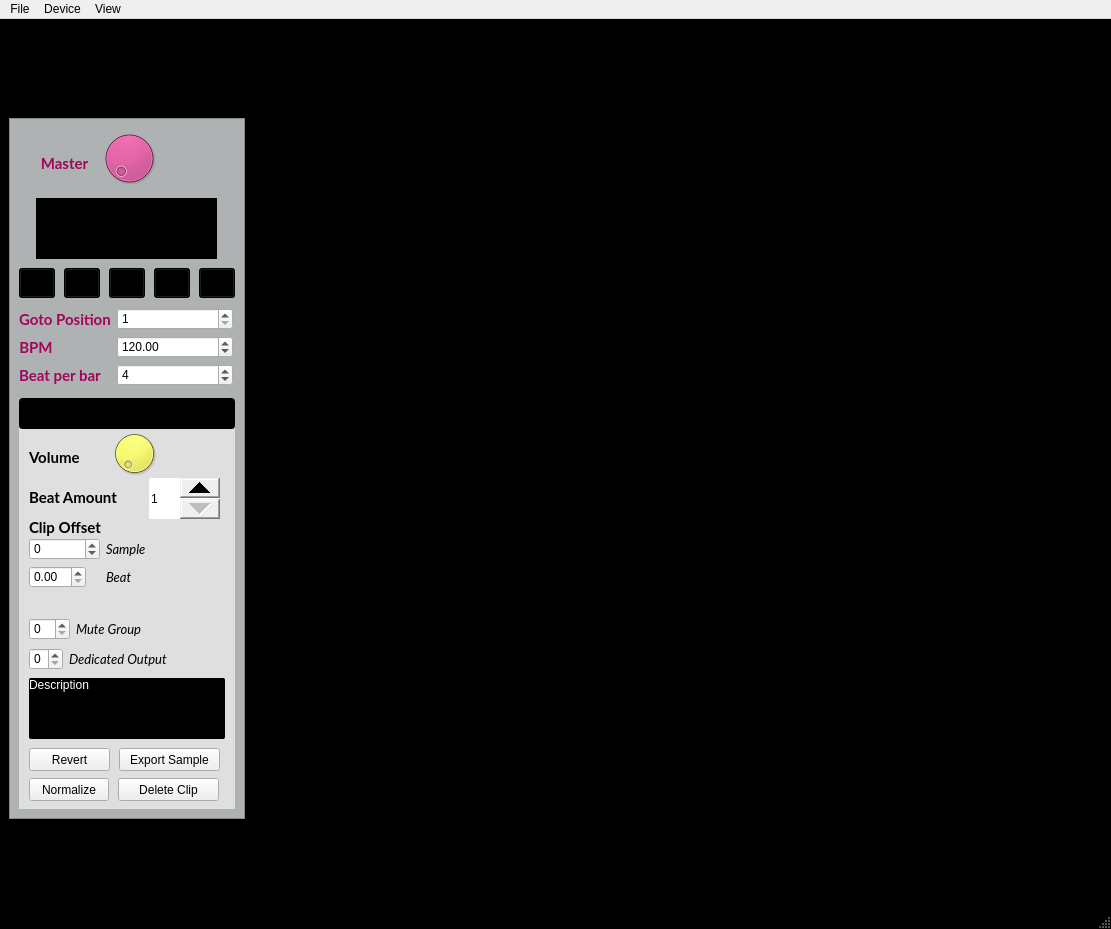
<?xml version="1.0" encoding="UTF-8"?>
<ui version="4.0">
 <class>MainWindow</class>
 <widget class="QMainWindow" name="MainWindow">
  <property name="geometry">
   <rect>
    <x>0</x>
    <y>0</y>
    <width>1111</width>
    <height>929</height>
   </rect>
  </property>
  <property name="windowTitle">
   <string>Super Boucle</string>
  </property>
  <property name="windowIcon">
   <iconset resource="gui.qrc">
    <normaloff>:/icons/icons/icon.png</normaloff>:/icons/icons/icon.png</iconset>
  </property>
  <property name="styleSheet">
   <string notr="true">QMainWindow {background-color: black;}</string>
  </property>
  <widget class="QWidget" name="centralwidget">
   <property name="styleSheet">
    <string notr="true">#centralwidget {background-color: Black;}</string>
   </property>
   <layout class="QHBoxLayout" name="horizontalLayout" stretch="0,9">
    <property name="spacing">
     <number>6</number>
    </property>
    <property name="sizeConstraint">
     <enum>QLayout::SetFixedSize</enum>
    </property>
    <item>
     <layout class="QVBoxLayout" name="verticalLayout" stretch="0,0">
      <property name="sizeConstraint">
       <enum>QLayout::SetMinimumSize</enum>
      </property>
      <item>
       <widget class="QFrame" name="frame_out">
        <property name="sizePolicy">
         <sizepolicy hsizetype="Minimum" vsizetype="Minimum">
          <horstretch>0</horstretch>
          <verstretch>0</verstretch>
         </sizepolicy>
        </property>
        <property name="minimumSize">
         <size>
          <width>236</width>
          <height>849</height>
         </size>
        </property>
        <property name="frameShape">
         <enum>QFrame::NoFrame</enum>
        </property>
        <property name="frameShadow">
         <enum>QFrame::Raised</enum>
        </property>
        <widget class="QLabel" name="label_7">
         <property name="geometry">
          <rect>
           <x>50</x>
           <y>0</y>
           <width>120</width>
           <height>85</height>
          </rect>
         </property>
         <property name="sizePolicy">
          <sizepolicy hsizetype="Fixed" vsizetype="Fixed">
           <horstretch>0</horstretch>
           <verstretch>0</verstretch>
          </sizepolicy>
         </property>
         <property name="text">
          <string notr="true"/>
         </property>
         <property name="pixmap">
          <pixmap resource="gui.qrc">:/icons/icons/logo.png</pixmap>
         </property>
         <property name="alignment">
          <set>Qt::AlignCenter</set>
         </property>
        </widget>
        <widget class="QFrame" name="frame_in">
         <property name="geometry">
          <rect>
           <x>0</x>
           <y>90</y>
           <width>236</width>
           <height>701</height>
          </rect>
         </property>
         <property name="styleSheet">
          <string notr="true">#frame_in {
background-color: rgb(175, 178, 178);}</string>
         </property>
         <property name="frameShape">
          <enum>QFrame::StyledPanel</enum>
         </property>
         <property name="frameShadow">
          <enum>QFrame::Raised</enum>
         </property>
         <widget class="QSuperDial" name="master_volume">
          <property name="geometry">
           <rect>
            <x>90</x>
            <y>10</y>
            <width>60</width>
            <height>60</height>
           </rect>
          </property>
          <property name="maximumSize">
           <size>
            <width>60</width>
            <height>60</height>
           </size>
          </property>
          <property name="styleSheet">
           <string notr="true">background-color: rgb(223, 27, 130);
color: black;</string>
          </property>
          <property name="maximum">
           <number>256</number>
          </property>
         </widget>
         <widget class="QLabel" name="label_6">
          <property name="geometry">
           <rect>
            <x>10</x>
            <y>30</y>
            <width>91</width>
            <height>30</height>
           </rect>
          </property>
          <property name="font">
           <font>
            <family>Lato</family>
            <pointsize>11</pointsize>
            <weight>75</weight>
            <bold>true</bold>
            <kerning>true</kerning>
           </font>
          </property>
          <property name="styleSheet">
           <string notr="true">color: rgb(160, 6, 89);</string>
          </property>
          <property name="text">
           <string>Master</string>
          </property>
          <property name="alignment">
           <set>Qt::AlignCenter</set>
          </property>
         </widget>
         <widget class="QFrame" name="frame_clip">
          <property name="geometry">
           <rect>
            <x>10</x>
            <y>280</y>
            <width>216</width>
            <height>411</height>
           </rect>
          </property>
          <property name="styleSheet">
           <string notr="true">#frame_clip {background-color: rgb(223, 223, 223);}</string>
          </property>
          <property name="frameShape">
           <enum>QFrame::NoFrame</enum>
          </property>
          <property name="frameShadow">
           <enum>QFrame::Raised</enum>
          </property>
          <widget class="QLineEdit" name="clip_name">
           <property name="geometry">
            <rect>
             <x>0</x>
             <y>0</y>
             <width>216</width>
             <height>31</height>
            </rect>
           </property>
           <property name="font">
            <font>
             <family>Lato</family>
             <pointsize>11</pointsize>
             <weight>75</weight>
             <bold>true</bold>
            </font>
           </property>
           <property name="styleSheet">
            <string notr="true">#clip_name {background-color: black; color: rgb(255, 253, 24);}</string>
           </property>
           <property name="alignment">
            <set>Qt::AlignCenter</set>
           </property>
          </widget>
          <widget class="QLabel" name="label_5">
           <property name="geometry">
            <rect>
             <x>10</x>
             <y>50</y>
             <width>71</width>
             <height>19</height>
            </rect>
           </property>
           <property name="font">
            <font>
             <family>Lato</family>
             <pointsize>11</pointsize>
             <weight>75</weight>
             <bold>true</bold>
            </font>
           </property>
           <property name="text">
            <string>Volume</string>
           </property>
           <property name="alignment">
            <set>Qt::AlignLeading|Qt::AlignLeft|Qt::AlignVCenter</set>
           </property>
          </widget>
          <widget class="QSuperDial" name="clip_volume">
           <property name="enabled">
            <bool>true</bool>
           </property>
           <property name="geometry">
            <rect>
             <x>90</x>
             <y>30</y>
             <width>51</width>
             <height>51</height>
            </rect>
           </property>
           <property name="styleSheet">
            <string notr="true">background-color: rgb(241, 248, 0);
color: black;</string>
           </property>
           <property name="maximum">
            <number>256</number>
           </property>
           <property name="singleStep">
            <number>1</number>
           </property>
          </widget>
          <widget class="QLabel" name="label_4">
           <property name="geometry">
            <rect>
             <x>10</x>
             <y>90</y>
             <width>111</width>
             <height>19</height>
            </rect>
           </property>
           <property name="font">
            <font>
             <family>Lato</family>
             <pointsize>11</pointsize>
             <weight>75</weight>
             <bold>true</bold>
            </font>
           </property>
           <property name="text">
            <string>Beat Amount</string>
           </property>
          </widget>
          <widget class="QSpinBox" name="beat_diviser">
           <property name="geometry">
            <rect>
             <x>130</x>
             <y>80</y>
             <width>71</width>
             <height>41</height>
            </rect>
           </property>
           <property name="styleSheet">
            <string notr="true">QSpinBox::up-button { width: 40px; }
QSpinBox::down-button { width: 40px; }
QSpinBox { border : 0px; border-radius: 2px}</string>
           </property>
           <property name="minimum">
            <number>1</number>
           </property>
          </widget>
          <widget class="QLabel" name="label_3">
           <property name="geometry">
            <rect>
             <x>10</x>
             <y>120</y>
             <width>101</width>
             <height>19</height>
            </rect>
           </property>
           <property name="font">
            <font>
             <family>Lato</family>
             <pointsize>11</pointsize>
             <weight>75</weight>
             <bold>true</bold>
            </font>
           </property>
           <property name="text">
            <string>Clip Offset</string>
           </property>
           <property name="alignment">
            <set>Qt::AlignLeading|Qt::AlignLeft|Qt::AlignVCenter</set>
           </property>
          </widget>
          <widget class="QLabel" name="clip_description">
           <property name="geometry">
            <rect>
             <x>10</x>
             <y>280</y>
             <width>196</width>
             <height>61</height>
            </rect>
           </property>
           <property name="styleSheet">
            <string notr="true">color: white;
background-color: black;
border-radius: 2px;</string>
           </property>
           <property name="text">
            <string>Description</string>
           </property>
           <property name="alignment">
            <set>Qt::AlignLeading|Qt::AlignLeft|Qt::AlignTop</set>
           </property>
          </widget>
          <widget class="QWidget" name="formLayoutWidget_2">
           <property name="geometry">
            <rect>
             <x>10</x>
             <y>140</y>
             <width>160</width>
             <height>80</height>
            </rect>
           </property>
           <layout class="QFormLayout" name="formLayout_3">
            <item row="0" column="0">
             <widget class="QSpinBox" name="frame_offset">
              <property name="minimum">
               <number>-4410000</number>
              </property>
              <property name="maximum">
               <number>4410000</number>
              </property>
             </widget>
            </item>
            <item row="2" column="0">
             <widget class="QDoubleSpinBox" name="beat_offset">
              <property name="maximum">
               <double>20.000000000000000</double>
              </property>
              <property name="singleStep">
               <double>0.500000000000000</double>
              </property>
             </widget>
            </item>
            <item row="2" column="1">
             <widget class="QLabel" name="label">
              <property name="font">
               <font>
                <family>Lato</family>
                <pointsize>10</pointsize>
                <italic>true</italic>
               </font>
              </property>
              <property name="text">
               <string>Beat</string>
              </property>
             </widget>
            </item>
            <item row="0" column="1">
             <widget class="QLabel" name="label_2">
              <property name="font">
               <font>
                <family>Lato</family>
                <pointsize>10</pointsize>
                <italic>true</italic>
               </font>
              </property>
              <property name="text">
               <string>Sample</string>
              </property>
             </widget>
            </item>
           </layout>
          </widget>
          <widget class="QPushButton" name="deleteButton">
           <property name="geometry">
            <rect>
             <x>99</x>
             <y>380</y>
             <width>101</width>
             <height>23</height>
            </rect>
           </property>
           <property name="text">
            <string>Delete Clip</string>
           </property>
          </widget>
          <widget class="QPushButton" name="exportButton">
           <property name="geometry">
            <rect>
             <x>100</x>
             <y>350</y>
             <width>101</width>
             <height>23</height>
            </rect>
           </property>
           <property name="text">
            <string>Export Sample</string>
           </property>
          </widget>
          <widget class="QPushButton" name="normalizeButton">
           <property name="geometry">
            <rect>
             <x>10</x>
             <y>380</y>
             <width>80</width>
             <height>23</height>
            </rect>
           </property>
           <property name="text">
            <string>Normalize</string>
           </property>
          </widget>
          <widget class="QPushButton" name="revertButton">
           <property name="geometry">
            <rect>
             <x>10</x>
             <y>350</y>
             <width>81</width>
             <height>23</height>
            </rect>
           </property>
           <property name="text">
            <string>Revert</string>
           </property>
          </widget>
          <widget class="QWidget" name="formLayoutWidget_3">
           <property name="geometry">
            <rect>
             <x>10</x>
             <y>250</y>
             <width>182</width>
             <height>35</height>
            </rect>
           </property>
           <layout class="QFormLayout" name="formLayout">
            <item row="0" column="0">
             <widget class="QSpinBox" name="route_out">
              <property name="maximum">
               <number>7</number>
              </property>
             </widget>
            </item>
            <item row="0" column="1">
             <widget class="QLabel" name="label_9">
              <property name="font">
               <font>
                <family>Lato</family>
                <pointsize>10</pointsize>
                <italic>true</italic>
               </font>
              </property>
              <property name="text">
               <string>Dedicated Output</string>
              </property>
             </widget>
            </item>
           </layout>
          </widget>
          <widget class="QWidget" name="formLayoutWidget_4">
           <property name="geometry">
            <rect>
             <x>10</x>
             <y>220</y>
             <width>170</width>
             <height>35</height>
            </rect>
           </property>
           <layout class="QFormLayout" name="formLayout_4">
            <item row="0" column="0">
             <widget class="QSpinBox" name="mute_group"/>
            </item>
            <item row="0" column="1">
             <widget class="QLabel" name="label_15">
              <property name="font">
               <font>
                <family>Lato</family>
                <pointsize>10</pointsize>
                <italic>true</italic>
               </font>
              </property>
              <property name="text">
               <string>Mute Group</string>
              </property>
             </widget>
            </item>
           </layout>
          </widget>
         </widget>
         <widget class="QPushButton" name="playButton">
          <property name="geometry">
           <rect>
            <x>55</x>
            <y>150</y>
            <width>36</width>
            <height>30</height>
           </rect>
          </property>
          <property name="toolTip">
           <string>Play</string>
          </property>
          <property name="styleSheet">
           <string notr="true">QPushButton {background-color: rgb(0, 0, 0);}
QPushButton:pressed {background-color: rgb(98, 98, 98);}
</string>
          </property>
          <property name="icon">
           <iconset resource="gui.qrc">
            <normaloff>:/icons/icons/white_play_24.png</normaloff>:/icons/icons/white_play_24.png</iconset>
          </property>
          <property name="iconSize">
           <size>
            <width>24</width>
            <height>24</height>
           </size>
          </property>
         </widget>
         <widget class="QPushButton" name="pauseButton">
          <property name="geometry">
           <rect>
            <x>100</x>
            <y>150</y>
            <width>36</width>
            <height>30</height>
           </rect>
          </property>
          <property name="toolTip">
           <string>Pause</string>
          </property>
          <property name="styleSheet">
           <string notr="true">QPushButton {background-color: rgb(0, 0, 0);}
QPushButton:pressed {background-color: rgb(98, 98, 98);}
</string>
          </property>
          <property name="icon">
           <iconset resource="gui.qrc">
            <normaloff>:/icons/icons/white_pause_24.png</normaloff>:/icons/icons/white_pause_24.png</iconset>
          </property>
          <property name="iconSize">
           <size>
            <width>24</width>
            <height>24</height>
           </size>
          </property>
         </widget>
         <widget class="QPushButton" name="rewindButton">
          <property name="geometry">
           <rect>
            <x>10</x>
            <y>150</y>
            <width>36</width>
            <height>30</height>
           </rect>
          </property>
          <property name="toolTip">
           <string>Rewind</string>
          </property>
          <property name="styleSheet">
           <string notr="true">QPushButton {background-color: rgb(0, 0, 0);}
QPushButton:pressed {background-color: rgb(98, 98, 98);}
</string>
          </property>
          <property name="icon">
           <iconset resource="gui.qrc">
            <normaloff>:/icons/icons/white_rewind_24.png</normaloff>:/icons/icons/white_rewind_24.png</iconset>
          </property>
          <property name="iconSize">
           <size>
            <width>24</width>
            <height>24</height>
           </size>
          </property>
         </widget>
         <widget class="QLabel" name="bbtLabel">
          <property name="geometry">
           <rect>
            <x>27</x>
            <y>80</y>
            <width>181</width>
            <height>61</height>
           </rect>
          </property>
          <property name="font">
           <font>
            <family>Lato</family>
            <pointsize>14</pointsize>
            <weight>75</weight>
            <bold>true</bold>
            <kerning>true</kerning>
           </font>
          </property>
          <property name="styleSheet">
           <string notr="true">background-color: black;
color: rgb(0, 255, 0);</string>
          </property>
          <property name="text">
           <string/>
          </property>
          <property name="alignment">
           <set>Qt::AlignCenter</set>
          </property>
         </widget>
         <widget class="QPushButton" name="gotoButton">
          <property name="geometry">
           <rect>
            <x>190</x>
            <y>150</y>
            <width>36</width>
            <height>30</height>
           </rect>
          </property>
          <property name="toolTip">
           <string>Go to</string>
          </property>
          <property name="styleSheet">
           <string notr="true">QPushButton {background-color: rgb(0, 0, 0);}
QPushButton:pressed {background-color: rgb(98, 98, 98);}
</string>
          </property>
          <property name="icon">
           <iconset resource="gui.qrc">
            <normaloff>:/icons/icons/white_goto_24.png</normaloff>:/icons/icons/white_goto_24.png</iconset>
          </property>
          <property name="iconSize">
           <size>
            <width>24</width>
            <height>24</height>
           </size>
          </property>
         </widget>
         <widget class="QWidget" name="formLayoutWidget">
          <property name="geometry">
           <rect>
            <x>10</x>
            <y>190</y>
            <width>214</width>
            <height>113</height>
           </rect>
          </property>
          <layout class="QFormLayout" name="formLayout_2">
           <item row="1" column="0">
            <widget class="QLabel" name="label_10">
             <property name="font">
              <font>
               <family>Lato</family>
               <pointsize>11</pointsize>
               <weight>75</weight>
               <bold>true</bold>
               <kerning>true</kerning>
              </font>
             </property>
             <property name="styleSheet">
              <string notr="true">color: rgb(160, 6, 89);</string>
             </property>
             <property name="text">
              <string>BPM</string>
             </property>
             <property name="alignment">
              <set>Qt::AlignCenter</set>
             </property>
            </widget>
           </item>
           <item row="1" column="1">
            <widget class="QDoubleSpinBox" name="bpm">
             <property name="minimum">
              <double>1.000000000000000</double>
             </property>
             <property name="maximum">
              <double>260.000000000000000</double>
             </property>
             <property name="value">
              <double>120.000000000000000</double>
             </property>
            </widget>
           </item>
           <item row="2" column="0">
            <widget class="QLabel" name="label_11">
             <property name="font">
              <font>
               <family>Lato</family>
               <pointsize>11</pointsize>
               <weight>75</weight>
               <bold>true</bold>
               <kerning>true</kerning>
              </font>
             </property>
             <property name="styleSheet">
              <string notr="true">color: rgb(160, 6, 89);</string>
             </property>
             <property name="text">
              <string>Beat per bar</string>
             </property>
             <property name="alignment">
              <set>Qt::AlignCenter</set>
             </property>
            </widget>
           </item>
           <item row="2" column="1">
            <widget class="QSpinBox" name="beat_per_bar">
             <property name="minimum">
              <number>1</number>
             </property>
             <property name="value">
              <number>4</number>
             </property>
            </widget>
           </item>
           <item row="0" column="0">
            <widget class="QLabel" name="label_12">
             <property name="font">
              <font>
               <family>Lato</family>
               <pointsize>11</pointsize>
               <weight>75</weight>
               <bold>true</bold>
               <kerning>true</kerning>
              </font>
             </property>
             <property name="styleSheet">
              <string notr="true">color: rgb(160, 6, 89);</string>
             </property>
             <property name="text">
              <string>Goto Position</string>
             </property>
             <property name="alignment">
              <set>Qt::AlignCenter</set>
             </property>
            </widget>
           </item>
           <item row="0" column="1">
            <widget class="QSpinBox" name="gotoTarget">
             <property name="minimum">
              <number>1</number>
             </property>
             <property name="maximum">
              <number>999999999</number>
             </property>
            </widget>
           </item>
          </layout>
         </widget>
         <widget class="QPushButton" name="recordButton">
          <property name="geometry">
           <rect>
            <x>145</x>
            <y>150</y>
            <width>36</width>
            <height>30</height>
           </rect>
          </property>
          <property name="toolTip">
           <string>Pause</string>
          </property>
          <property name="styleSheet">
           <string notr="true">QPushButton {background-color: rgb(0, 0, 0);}
QPushButton:pressed {background-color: rgb(98, 98, 98);}
</string>
          </property>
          <property name="icon">
           <iconset resource="gui.qrc">
            <normaloff>:/icons/icons/record_24.png</normaloff>:/icons/icons/record_24.png</iconset>
          </property>
          <property name="iconSize">
           <size>
            <width>24</width>
            <height>24</height>
           </size>
          </property>
         </widget>
        </widget>
       </widget>
      </item>
      <item>
       <spacer name="verticalSpacer">
        <property name="orientation">
         <enum>Qt::Vertical</enum>
        </property>
        <property name="sizeHint" stdset="0">
         <size>
          <width>20</width>
          <height>0</height>
         </size>
        </property>
       </spacer>
      </item>
     </layout>
    </item>
    <item>
     <layout class="QGridLayout" name="gridLayout_out">
      <property name="sizeConstraint">
       <enum>QLayout::SetDefaultConstraint</enum>
      </property>
      <property name="leftMargin">
       <number>12</number>
      </property>
      <item row="0" column="1">
       <spacer name="horizontalSpacer">
        <property name="orientation">
         <enum>Qt::Horizontal</enum>
        </property>
        <property name="sizeHint" stdset="0">
         <size>
          <width>0</width>
          <height>20</height>
         </size>
        </property>
       </spacer>
      </item>
      <item row="0" column="0">
       <layout class="QGridLayout" name="gridLayout">
        <property name="spacing">
         <number>0</number>
        </property>
       </layout>
      </item>
      <item row="1" column="0">
       <spacer name="verticalSpacer_2">
        <property name="orientation">
         <enum>Qt::Vertical</enum>
        </property>
        <property name="sizeHint" stdset="0">
         <size>
          <width>20</width>
          <height>0</height>
         </size>
        </property>
       </spacer>
      </item>
     </layout>
    </item>
   </layout>
  </widget>
  <widget class="QMenuBar" name="menubar">
   <property name="geometry">
    <rect>
     <x>0</x>
     <y>0</y>
     <width>1111</width>
     <height>25</height>
    </rect>
   </property>
   <widget class="QMenu" name="menuFile">
    <property name="title">
     <string>File</string>
    </property>
    <addaction name="actionNew"/>
    <addaction name="actionOpen"/>
    <addaction name="actionSave"/>
    <addaction name="actionSave_As"/>
    <addaction name="actionQuit"/>
   </widget>
   <widget class="QMenu" name="menuDevice">
    <property name="title">
     <string>Device</string>
    </property>
    <addaction name="actionAdd_Device"/>
    <addaction name="actionManage_Devices"/>
    <addaction name="separator"/>
   </widget>
   <widget class="QMenu" name="menuView">
    <property name="title">
     <string>View</string>
    </property>
    <addaction name="actionFullScreen"/>
    <addaction name="separator"/>
    <addaction name="actionPlaylist_Editor"/>
   </widget>
   <addaction name="menuFile"/>
   <addaction name="menuDevice"/>
   <addaction name="menuView"/>
  </widget>
  <widget class="QStatusBar" name="statusbar"/>
  <action name="actionNew">
   <property name="text">
    <string>New...</string>
   </property>
   <property name="shortcut">
    <string>Ctrl+N</string>
   </property>
  </action>
  <action name="actionOpen">
   <property name="text">
    <string>Open...</string>
   </property>
   <property name="shortcut">
    <string>Ctrl+O</string>
   </property>
  </action>
  <action name="actionSave">
   <property name="text">
    <string>Save</string>
   </property>
   <property name="shortcut">
    <string>Ctrl+S</string>
   </property>
  </action>
  <action name="actionQuit">
   <property name="text">
    <string>Quit</string>
   </property>
   <property name="shortcut">
    <string>Ctrl+Q</string>
   </property>
  </action>
  <action name="actionSave_As">
   <property name="text">
    <string>Save As...</string>
   </property>
   <property name="shortcut">
    <string>Ctrl+Shift+S</string>
   </property>
  </action>
  <action name="actionAdd_Device">
   <property name="text">
    <string>Add Device...</string>
   </property>
  </action>
  <action name="actionFullScreen">
   <property name="text">
    <string>FullScreen</string>
   </property>
   <property name="shortcut">
    <string>F11</string>
   </property>
   <property name="shortcutContext">
    <enum>Qt::ApplicationShortcut</enum>
   </property>
  </action>
  <action name="actionManage_Devices">
   <property name="text">
    <string>Manage Devices...</string>
   </property>
  </action>
  <action name="actionPlaylist_Editor">
   <property name="text">
    <string>Playlist Editor</string>
   </property>
   <property name="shortcut">
    <string>Ctrl+P</string>
   </property>
  </action>
 </widget>
 <customwidgets>
  <customwidget>
   <class>QSuperDial</class>
   <extends>QDial</extends>
   <header>qsuperdial.h</header>
  </customwidget>
 </customwidgets>
 <resources>
  <include location="gui.qrc"/>
 </resources>
 <connections/>
</ui>
